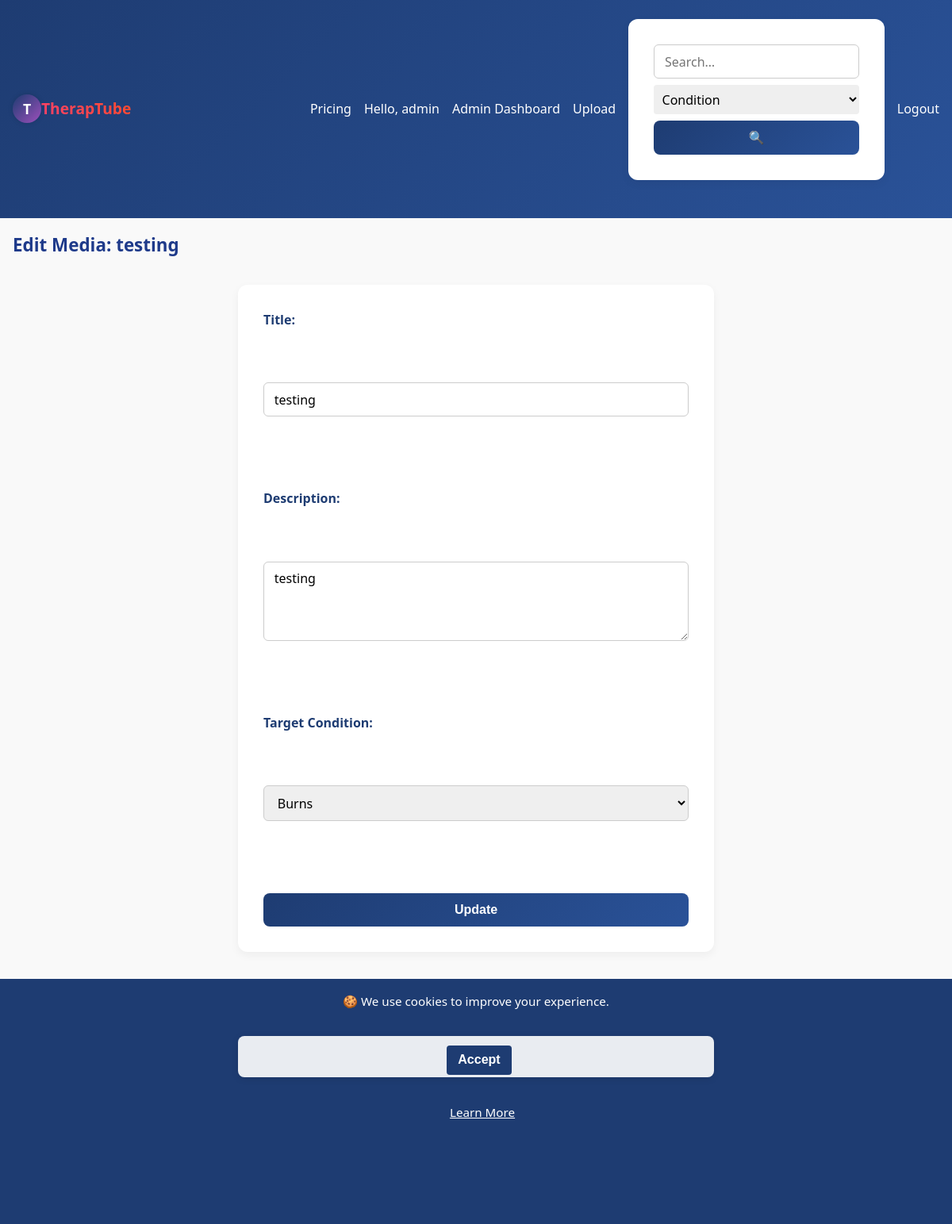
/media/3/edit (signed in), run on the app's committed database.
### app.py (models this page shows, shortened)
class User(db.Model, UserMixin):
    id = db.Column(db.Integer, primary_key=True)
    username = db.Column(db.String(80), unique=True, nullable=False)
    email    = db.Column(db.String(120), unique=True)
    invite_code_used = db.Column(db.String(36))
    password_hash = db.Column(db.String(128), nullable=False)
    role = db.Column(db.String(32), nullable=False) # 'client', 'therapist', 'admin',
    media_uploaded = db.relationship('Media', backref='uploader', lazy=True)
    watch_history = db.relationship('WatchHistory', backref='user', lazy=True)

class Media(db.Model):
    id = db.Column(db.Integer, primary_key=True)
    filename = db.Column(db.String(200), nullable=False)
    thumbnail = db.Column(db.String(200))
    title = db.Column(db.String(120), nullable=False)
    description = db.Column(db.Text, nullable=True)
    category = db.Column(db.String(80), nullable=True)
    otpf_domain = db.Column(db.String(50))
    for_name = db.Column(db.String(50))
    target_condition = db.Column(db.String(50))
    uploader_id = db.Column(db.Integer, db.ForeignKey('user.id'))
    view_count = db.Column(db.Integer, default=0)
    upload_time = db.Column(db.DateTime, default=datetime.utcnow)

### app.py (the view, shortened to what this page needs)
@app.route('/media/<int:media_id>/edit', methods=['GET', 'POST'])
@login_required
def edit_media(media_id):
    current_utc_year = datetime.now(timezone.utc).year
    media = Media.query.get_or_404(media_id)
    if current_user.id != media.uploader_id and current_user.role != 'admin':
        flash("You don't have permission to edit this media.", 'danger') # Added category
        return redirect(url_for('admin_dashboard')) # <--- UPDATED: Redirect to therapist dashboard
    return render_template('edit_media.html', media=media, taxonomy=TAXONOMY, current_year=current_utc_year)

### app.py (called while the page is built, shortened)
@app.context_processor
def inject_global_data():
    has_sub = False
    if current_user.is_authenticated:
        has_sub = has_active_subscription(current_user)
    return {
        'app_version': APP_VERSION,  # Assuming APP_VERSION is defined globally or from config
        'utc_now': datetime.now(timezone.utc),
        'has_active_subscription': has_active_subscription, # Make the function itself available
        'current_user': current_user, # Flask-Login usually injects this, but explicit is fine
        'user_has_active_subscription': has_sub # A boolean flag for simpler checks in templates
    }

@login_manager.user_loader
def load_user(user_id):
    return User.query.get(int(user_id))

def has_active_subscription(user):
    if not user.is_authenticated:
        return False # Unauthenticated users never have an active subscription
    if user.role in ['admin', 'caregiver']:
        return True

### templates/edit_media.html (shortened to what this page needs)
{% extends 'base.html' %}
{% block content %}
<h2>Edit Media: {{ media.title }}</h2>
<form method="POST">
    <label>Title:</label><br>
    <input type="text" name="title" value="{{ media.title }}" required title="Enter the media title" placeholder="Enter the media title"><br><br>
    <label>Description:</label><br>
    <textarea name="description" required title="Enter a description" placeholder="Enter a description">{{ media.description }}</textarea><br><br>
    <label>Target Condition:</label><br>
    <select name="target_condition" title="Select Target Condition">
        {% for c in taxonomy.conditions %}
        <option value="{{ c }}" {% if media.target_condition == c %}selected{% endif %}>{{ c }}</option>
        {% endfor %}
    </select><br><br>
    <button type="submit">Update</button>
</form>
{% endblock %}

### templates/base.html (shortened to what this page needs)
<!doctype html>
<html lang="en">
<head>
    <link rel="stylesheet" href="{{ url_for('static', filename='style.css') }}">
    <link rel="stylesheet" href="https://cdnjs.cloudflare.com/ajax/libs/font-awesome/6.5.0/css/all.min.css">
</head>
<body>
    <nav class="navbar">
        <div class="nav-brand">
            {% if current_user.is_authenticated %}
                {% if current_user.role == 'client' %}
                    <a href="{{ url_for('client_dashboard') }}">
                        <div class="logo-circle animate-spin">
                            <span class="logo-text">T</span>
                        </div>
                        <span class="brand-text">TherapTube</span>
                    </a>
                {% else %}
                    <a href="{{ url_for('index') }}">
                        <div class="logo-circle animate-spin">
                            <span class="logo-text">T</span>
                        </div>
                        <span class="brand-text">TherapTube</span>
                    </a>
                {% endif %}
            {% endif %}
        </div>
        <div class="nav-links">
            <a href="{{ url_for('pricing') }}">Pricing</a>
            {% if current_user.is_authenticated %}
                <span class="user-greet">Hello, {{ current_user.username }}
                </span>
                {% if current_user.role == 'client' %}
                    <a href="{{ url_for('client_dashboard') }}">Dashboard</a>
                    {% if has_active_subscription(current_user) %}
                        <a href="{{ url_for('progress') }}">My Progress</a>
                        <a href="{{ url_for('recent') }}">Recently Watched</a>
                        <form action="{{ url_for('search') }}" method="get" class="search-form">
                            <input type="text" name="q" placeholder="Search…" value="{{ request.args.get('q','') }}">
                            {#
                            <select name="condition" aria-label="Select a condition">
                                <option value="">Condition</option>
                                {% for c in taxonomy.conditions %}
                                    <option value="{{ c }}" {% if request.args.get('condition')==c %}selected{% endif %}>{{ c }}</option>
                                {% endfor %}
                            </select>
                            <select name="otpf_domain" aria-label="Select an OTPF domain">
                                <option value="">Domain</option>
                                {% for d in taxonomy.otpf_domains %}
                                    <option value="{{ d }}" {% if request.args.get('otpf_domain')==d %}selected{% endif %}>{{ d }}</option>
                                {% endfor %}
                            </select>
                            #}
                            <button type="submit" class="search-btn">🔍</button>
                        </form>
                    {% endif %}
                {% elif current_user.role == 'admin' %}
                    <a href="{{ url_for('admin_dashboard') }}">Admin Dashboard</a>
                    <a href="{{ url_for('upload') }}">Upload</a>
                    <form action="{{ url_for('search') }}" method="get" class="search-form">
                        <input type="text" name="q" placeholder="Search…" value="{{ request.args.get('q','') }}">
                        <select name="condition" aria-label="Select a condition">
                            <option value="">Condition</option>
                        </select>
                        <button type="submit" class="search-btn">🔍</button>
                    </form>
                {% endif %}
                <a href="{{ url_for('logout') }}">Logout</a>
            {% else %}
                <a href="{{ url_for('login') }}">Login</a>
                <a href="{{ url_for('register') }}">Register</a>
            {% endif %}
        </div>
    </nav>
    <div class="container">
        {% block content %}{% endblock %}
    </div>
    <footer class="footer sticky-footer">
        <div class="footer-top">
            <span>&copy; {{ current_year }} TherapTube</span>
            <span>Version {{ app_version }}</span>
            <span>Designed by Atom De Legend</span>
            <span>
                <a href="mailto:info@example.com">Contact</a> |
                <a href="{{ url_for('privacy') }}">Privacy</a> |
                <a href="{{ url_for('terms') }}">Terms</a> |
                <a href="{{ url_for('cookies') }}">Cookies</a> |
                <a href="{{ url_for('about') }}">About</a>
            </span>
        </div>
    </footer>
    {% if not request.cookies.get('cookies_accepted') %}
        <div id="cookie-banner" class="cookie-banner">
            🍪 We use cookies to improve your experience.
            <form method="post" action="{{ url_for('accept_cookies') }}" class="cookie-inline-form">
                <button type="submit">Accept</button>
            </form>
            <a href="{{ url_for('cookies') }}">Learn More</a>
        </div>
    {% endif %}
</body>

### static/style.css (style rules this page uses)
:root { --color-primary: #1e3c72; --color-primary-light: #2a5298; --color-accent: #9d50bb; --color-accent-dark: #6e48aa; --color-bg: #f9f9f9; --color-text: #222; --color-white: #fff; --gradient-primary: linear-gradient(135deg, var(--color-primary), var(--color-primary-light)); --gradient-accent: linear-gradient(135deg, var(--color-accent), var(--color-accent-dark)); }
* { margin: 0; padding: 0; box-sizing: border-box; }
body { font-family: 'Segoe UI', sans-serif; background: var(--color-bg); color: var(--color-text); line-height: 1.6; }
a { text-decoration: none; color: var(--color-primary); transition: 0.3s ease; }
.container { max-width: 1200px; margin: auto; padding: 1rem; }
.navbar { background: var(--gradient-primary); padding: 1rem; display: flex; flex-wrap: wrap; align-items: center; justify-content: space-between; position: sticky; top: 0; z-index: 1000; }
.nav-brand { display: flex; align-items: center; gap: 0.5rem; }
.nav-brand a { display: flex; align-items: center; text-decoration: none; color: var(--color-primary); font-size: 1.4rem; font-weight: bold; }
.logo-circle { width: 36px; height: 36px; background: linear-gradient(135deg, var(--color-primary), var(--color-accent)); border-radius: 50%; display: flex; justify-content: center; align-items: center; box-shadow: 0 0 6px rgba(0,0,0,0.15); }
.logo-text { color: #fff; font-weight: bold; font-size: 1.1rem; font-family: 'Segoe UI', sans-serif; }
.animate-spin { animation: slowSpin 6s linear infinite; }
.brand-text { font-weight: bold; font-size: 1.2rem; background: linear-gradient(45deg, #ff416c, #ff4b2b); -webkit-background-clip: text; background-clip: text; -webkit-text-fill-color: transparent; font-family: 'Segoe UI', sans-serif; }
.nav-links { display: flex; flex-wrap: wrap; gap: 1rem; align-items: center; }
.nav-links a, .user-greet { color: var(--color-white); font-weight: 500; }
.search-form { display: flex; flex-wrap: wrap; gap: 0.5rem; margin-top: 0.5rem; }
.search-form input, .search-form select { padding: 0.4rem; border-radius: 4px; border: none; outline: none; }
.search-form input { flex: 1; min-width: 150px; }
.footer { background: var(--gradient-accent); color: var(--color-white); text-align: center; padding: 1rem 0; margin-top: 2rem; }
.footer-top span { display: block; margin: 0.3rem 0; }
.footer-top a { color: var(--color-white); font-weight: 500; }
.container { padding-bottom: 120px; }
form { background: var(--color-white); max-width: 600px; margin: 2rem auto; padding: 2rem; border-radius: 12px; box-shadow: 0 4px 12px rgba(0,0,0,0.05); display: flex; flex-direction: column; gap: 1.25rem; }
form label { display: flex; flex-direction: column; font-weight: 600; color: var(--color-primary); gap: 0.5rem; }
input[type="text"], textarea, select, input[type="file"] { padding: 0.6rem 0.8rem; border: 1px solid #ccc; border-radius: 6px; font-size: 1rem; font-family: inherit; width: 100%; }
textarea { resize: vertical; min-height: 100px; }
button[type="submit"] { background: var(--gradient-primary); color: var(--color-white); padding: 0.75rem 1.5rem; border: none; border-radius: 8px; font-weight: bold; font-size: 1rem; cursor: pointer; transition: background 0.3s ease; }
h2 { font-size: 1.4rem; margin-bottom: 1rem; color: #1e3a8a; }
.cookie-banner { position: fixed; bottom: 0; left: 0; width: 100%; height: 20%; background: var(--color-primary); color: #fff; padding: 1rem; text-align: center; z-index: 9999; font-size: 0.95rem; }
.cookie-banner button { margin-left: 0.5rem; margin-top: 0.5rem; background: #fff; color: var(--color-primary); border: none; padding: 0.4rem 0.8rem; border-radius: 4px; cursor: pointer; }
.cookie-banner a { color: #fff; margin-left: 1rem; text-decoration: underline; }
.cookie-inline-form { display: flex; align-items: center; justify-content: center; padding: 0.2rem; background: rgba(255, 255, 255, 0.9); border-radius: 8px; box-shadow: 0 2px 10px rgba(0, 0, 0, 0.1); }
.cookie-inline-form button { background: var(--color-primary); color: #fff; margin-top: 0.5rem; border: none; padding: 0.6rem 0.9rem; border-radius: 4px; cursor: pointer; }

### data on the page
User: username "admin"
Media: title "testing", description "testing", target_condition "Burns"
